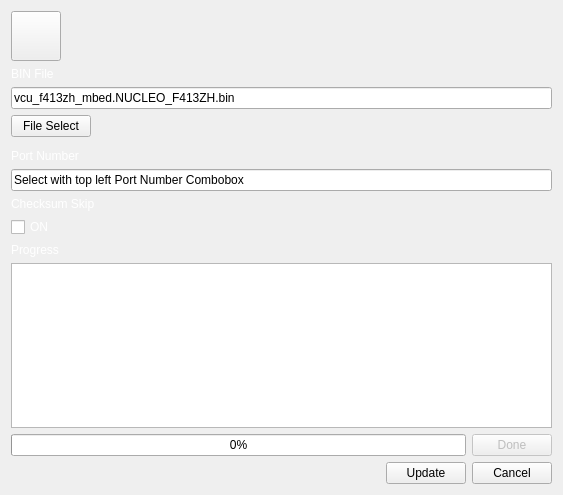
<?xml version="1.0" encoding="UTF-8"?>
<ui version="4.0">
 <class>Form</class>
 <widget class="QWidget" name="Form">
  <property name="geometry">
   <rect>
    <x>0</x>
    <y>0</y>
    <width>563</width>
    <height>495</height>
   </rect>
  </property>
  <property name="windowTitle">
   <string>Form</string>
  </property>
  <layout class="QGridLayout" name="gridLayout">
   <item row="0" column="0">
    <layout class="QVBoxLayout" name="Outter_Layout_2" stretch="0,0,0,0,0,0,0,0,0,0,0,0,0">
     <property name="sizeConstraint">
      <enum>QLayout::SetDefaultConstraint</enum>
     </property>
     <item>
      <layout class="QHBoxLayout" name="top_hlayout">
       <item>
        <widget class="QPushButton" name="btn_back">
         <property name="enabled">
          <bool>true</bool>
         </property>
         <property name="sizePolicy">
          <sizepolicy hsizetype="Fixed" vsizetype="Fixed">
           <horstretch>0</horstretch>
           <verstretch>0</verstretch>
          </sizepolicy>
         </property>
         <property name="minimumSize">
          <size>
           <width>50</width>
           <height>50</height>
          </size>
         </property>
         <property name="cursor">
          <cursorShape>PointingHandCursor</cursorShape>
         </property>
         <property name="styleSheet">
          <string notr="true">QPushButton#btn_back {
    border-image: url(left_arrow.png);
    background-repeat: no-repeat;
    background-position: center;
    background-size: cover;
}</string>
         </property>
         <property name="text">
          <string/>
         </property>
        </widget>
       </item>
       <item>
        <spacer name="horizontalSpacer">
         <property name="orientation">
          <enum>Qt::Horizontal</enum>
         </property>
         <property name="sizeHint" stdset="0">
          <size>
           <width>40</width>
           <height>20</height>
          </size>
         </property>
        </spacer>
       </item>
      </layout>
     </item>
     <item>
      <widget class="QLabel" name="lbl_binfile_2">
       <property name="sizePolicy">
        <sizepolicy hsizetype="Fixed" vsizetype="Fixed">
         <horstretch>0</horstretch>
         <verstretch>0</verstretch>
        </sizepolicy>
       </property>
       <property name="palette">
        <palette>
         <active>
          <colorrole role="WindowText">
           <brush brushstyle="SolidPattern">
            <color alpha="255">
             <red>255</red>
             <green>255</green>
             <blue>255</blue>
            </color>
           </brush>
          </colorrole>
         </active>
         <inactive>
          <colorrole role="WindowText">
           <brush brushstyle="SolidPattern">
            <color alpha="255">
             <red>255</red>
             <green>255</green>
             <blue>255</blue>
            </color>
           </brush>
          </colorrole>
         </inactive>
         <disabled>
          <colorrole role="WindowText">
           <brush brushstyle="SolidPattern">
            <color alpha="255">
             <red>120</red>
             <green>120</green>
             <blue>120</blue>
            </color>
           </brush>
          </colorrole>
         </disabled>
        </palette>
       </property>
       <property name="text">
        <string>BIN File</string>
       </property>
      </widget>
     </item>
     <item>
      <widget class="QLineEdit" name="edit_bin_file">
       <property name="sizePolicy">
        <sizepolicy hsizetype="Minimum" vsizetype="Fixed">
         <horstretch>0</horstretch>
         <verstretch>0</verstretch>
        </sizepolicy>
       </property>
       <property name="minimumSize">
        <size>
         <width>100</width>
         <height>0</height>
        </size>
       </property>
       <property name="text">
        <string>vcu_f413zh_mbed.NUCLEO_F413ZH.bin</string>
       </property>
      </widget>
     </item>
     <item>
      <widget class="QPushButton" name="btn_file_select">
       <property name="sizePolicy">
        <sizepolicy hsizetype="Fixed" vsizetype="Fixed">
         <horstretch>0</horstretch>
         <verstretch>0</verstretch>
        </sizepolicy>
       </property>
       <property name="text">
        <string>File Select</string>
       </property>
      </widget>
     </item>
     <item>
      <widget class="QWidget" name="widget" native="true"/>
     </item>
     <item>
      <widget class="QLabel" name="lbl_portnumber_2">
       <property name="sizePolicy">
        <sizepolicy hsizetype="Preferred" vsizetype="Fixed">
         <horstretch>0</horstretch>
         <verstretch>0</verstretch>
        </sizepolicy>
       </property>
       <property name="palette">
        <palette>
         <active>
          <colorrole role="WindowText">
           <brush brushstyle="SolidPattern">
            <color alpha="255">
             <red>255</red>
             <green>255</green>
             <blue>255</blue>
            </color>
           </brush>
          </colorrole>
         </active>
         <inactive>
          <colorrole role="WindowText">
           <brush brushstyle="SolidPattern">
            <color alpha="255">
             <red>255</red>
             <green>255</green>
             <blue>255</blue>
            </color>
           </brush>
          </colorrole>
         </inactive>
         <disabled>
          <colorrole role="WindowText">
           <brush brushstyle="SolidPattern">
            <color alpha="255">
             <red>120</red>
             <green>120</green>
             <blue>120</blue>
            </color>
           </brush>
          </colorrole>
         </disabled>
        </palette>
       </property>
       <property name="text">
        <string>Port Number</string>
       </property>
      </widget>
     </item>
     <item>
      <widget class="QLineEdit" name="edit_port_number">
       <property name="sizePolicy">
        <sizepolicy hsizetype="Preferred" vsizetype="Fixed">
         <horstretch>0</horstretch>
         <verstretch>0</verstretch>
        </sizepolicy>
       </property>
       <property name="text">
        <string>Select with top left Port Number Combobox</string>
       </property>
       <property name="dragEnabled">
        <bool>false</bool>
       </property>
       <property name="readOnly">
        <bool>true</bool>
       </property>
      </widget>
     </item>
     <item>
      <widget class="QLabel" name="lbl_checksum_2">
       <property name="sizePolicy">
        <sizepolicy hsizetype="Preferred" vsizetype="Fixed">
         <horstretch>0</horstretch>
         <verstretch>0</verstretch>
        </sizepolicy>
       </property>
       <property name="palette">
        <palette>
         <active>
          <colorrole role="WindowText">
           <brush brushstyle="SolidPattern">
            <color alpha="255">
             <red>255</red>
             <green>255</green>
             <blue>255</blue>
            </color>
           </brush>
          </colorrole>
         </active>
         <inactive>
          <colorrole role="WindowText">
           <brush brushstyle="SolidPattern">
            <color alpha="255">
             <red>255</red>
             <green>255</green>
             <blue>255</blue>
            </color>
           </brush>
          </colorrole>
         </inactive>
         <disabled>
          <colorrole role="WindowText">
           <brush brushstyle="SolidPattern">
            <color alpha="255">
             <red>120</red>
             <green>120</green>
             <blue>120</blue>
            </color>
           </brush>
          </colorrole>
         </disabled>
        </palette>
       </property>
       <property name="text">
        <string>Checksum Skip</string>
       </property>
      </widget>
     </item>
     <item>
      <widget class="QCheckBox" name="chk_checksum">
       <property name="sizePolicy">
        <sizepolicy hsizetype="Minimum" vsizetype="Fixed">
         <horstretch>0</horstretch>
         <verstretch>0</verstretch>
        </sizepolicy>
       </property>
       <property name="palette">
        <palette>
         <active>
          <colorrole role="WindowText">
           <brush brushstyle="SolidPattern">
            <color alpha="255">
             <red>255</red>
             <green>255</green>
             <blue>255</blue>
            </color>
           </brush>
          </colorrole>
         </active>
         <inactive>
          <colorrole role="WindowText">
           <brush brushstyle="SolidPattern">
            <color alpha="255">
             <red>255</red>
             <green>255</green>
             <blue>255</blue>
            </color>
           </brush>
          </colorrole>
         </inactive>
         <disabled>
          <colorrole role="WindowText">
           <brush brushstyle="SolidPattern">
            <color alpha="255">
             <red>120</red>
             <green>120</green>
             <blue>120</blue>
            </color>
           </brush>
          </colorrole>
         </disabled>
        </palette>
       </property>
       <property name="text">
        <string>ON</string>
       </property>
      </widget>
     </item>
     <item>
      <widget class="QLabel" name="label_2">
       <property name="sizePolicy">
        <sizepolicy hsizetype="Preferred" vsizetype="Fixed">
         <horstretch>0</horstretch>
         <verstretch>0</verstretch>
        </sizepolicy>
       </property>
       <property name="palette">
        <palette>
         <active>
          <colorrole role="WindowText">
           <brush brushstyle="SolidPattern">
            <color alpha="255">
             <red>255</red>
             <green>255</green>
             <blue>255</blue>
            </color>
           </brush>
          </colorrole>
         </active>
         <inactive>
          <colorrole role="WindowText">
           <brush brushstyle="SolidPattern">
            <color alpha="255">
             <red>255</red>
             <green>255</green>
             <blue>255</blue>
            </color>
           </brush>
          </colorrole>
         </inactive>
         <disabled>
          <colorrole role="WindowText">
           <brush brushstyle="SolidPattern">
            <color alpha="255">
             <red>120</red>
             <green>120</green>
             <blue>120</blue>
            </color>
           </brush>
          </colorrole>
         </disabled>
        </palette>
       </property>
       <property name="text">
        <string>Progress</string>
       </property>
      </widget>
     </item>
     <item>
      <widget class="QTextEdit" name="textedit_log"/>
     </item>
     <item>
      <layout class="QHBoxLayout" name="horizontalLayout_4">
       <item>
        <widget class="QProgressBar" name="progressBar_2">
         <property name="value">
          <number>0</number>
         </property>
        </widget>
       </item>
       <item>
        <widget class="QPushButton" name="btn_done">
         <property name="enabled">
          <bool>false</bool>
         </property>
         <property name="sizePolicy">
          <sizepolicy hsizetype="Fixed" vsizetype="Fixed">
           <horstretch>0</horstretch>
           <verstretch>0</verstretch>
          </sizepolicy>
         </property>
         <property name="layoutDirection">
          <enum>Qt::LeftToRight</enum>
         </property>
         <property name="text">
          <string>Done</string>
         </property>
         <property name="default">
          <bool>false</bool>
         </property>
         <property name="flat">
          <bool>false</bool>
         </property>
        </widget>
       </item>
      </layout>
     </item>
     <item>
      <layout class="QHBoxLayout" name="horizontalLayout_5">
       <item>
        <spacer name="horizontalSpacer_2">
         <property name="orientation">
          <enum>Qt::Horizontal</enum>
         </property>
         <property name="sizeHint" stdset="0">
          <size>
           <width>40</width>
           <height>20</height>
          </size>
         </property>
        </spacer>
       </item>
       <item>
        <widget class="QPushButton" name="btn_update">
         <property name="text">
          <string>Update</string>
         </property>
        </widget>
       </item>
       <item>
        <widget class="QPushButton" name="btn_cancel">
         <property name="text">
          <string>Cancel</string>
         </property>
        </widget>
       </item>
      </layout>
     </item>
    </layout>
   </item>
  </layout>
 </widget>
 <resources/>
 <connections>
  <connection>
   <sender>btn_back</sender>
   <signal>clicked()</signal>
   <receiver>Form</receiver>
   <slot>btn_back_clicked()</slot>
   <hints>
    <hint type="sourcelabel">
     <x>32</x>
     <y>47</y>
    </hint>
    <hint type="destinationlabel">
     <x>40</x>
     <y>27</y>
    </hint>
   </hints>
  </connection>
  <connection>
   <sender>btn_done</sender>
   <signal>clicked()</signal>
   <receiver>Form</receiver>
   <slot>btn_done_update_clicked()</slot>
   <hints>
    <hint type="sourcelabel">
     <x>522</x>
     <y>437</y>
    </hint>
    <hint type="destinationlabel">
     <x>558</x>
     <y>459</y>
    </hint>
   </hints>
  </connection>
  <connection>
   <sender>btn_file_select</sender>
   <signal>clicked()</signal>
   <receiver>Form</receiver>
   <slot>btn_file_select_clicked()</slot>
   <hints>
    <hint type="sourcelabel">
     <x>33</x>
     <y>119</y>
    </hint>
    <hint type="destinationlabel">
     <x>5</x>
     <y>130</y>
    </hint>
   </hints>
  </connection>
  <connection>
   <sender>btn_update</sender>
   <signal>clicked()</signal>
   <receiver>Form</receiver>
   <slot>btn_update_clicked()</slot>
   <hints>
    <hint type="sourcelabel">
     <x>438</x>
     <y>471</y>
    </hint>
    <hint type="destinationlabel">
     <x>467</x>
     <y>487</y>
    </hint>
   </hints>
  </connection>
  <connection>
   <sender>btn_cancel</sender>
   <signal>clicked()</signal>
   <receiver>Form</receiver>
   <slot>btn_cancel_update_clicked()</slot>
   <hints>
    <hint type="sourcelabel">
     <x>484</x>
     <y>466</y>
    </hint>
    <hint type="destinationlabel">
     <x>317</x>
     <y>486</y>
    </hint>
   </hints>
  </connection>
 </connections>
 <slots>
  <slot>btn_back_clicked()</slot>
  <slot>btn_update_clicked()</slot>
  <slot>btn_done_update_clicked()</slot>
  <slot>btn_file_select_clicked()</slot>
  <slot>btn_cancel_update_clicked()</slot>
 </slots>
</ui>
